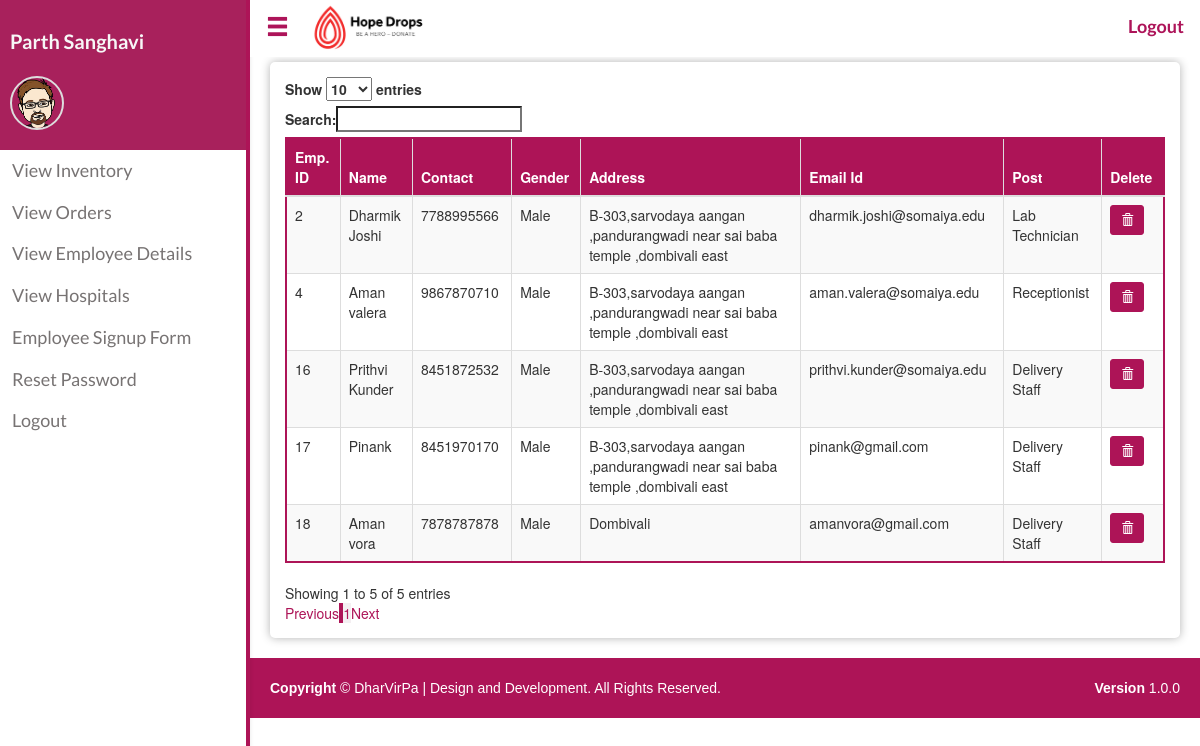
Before: /view_emp.php (signed in) with the older database file.
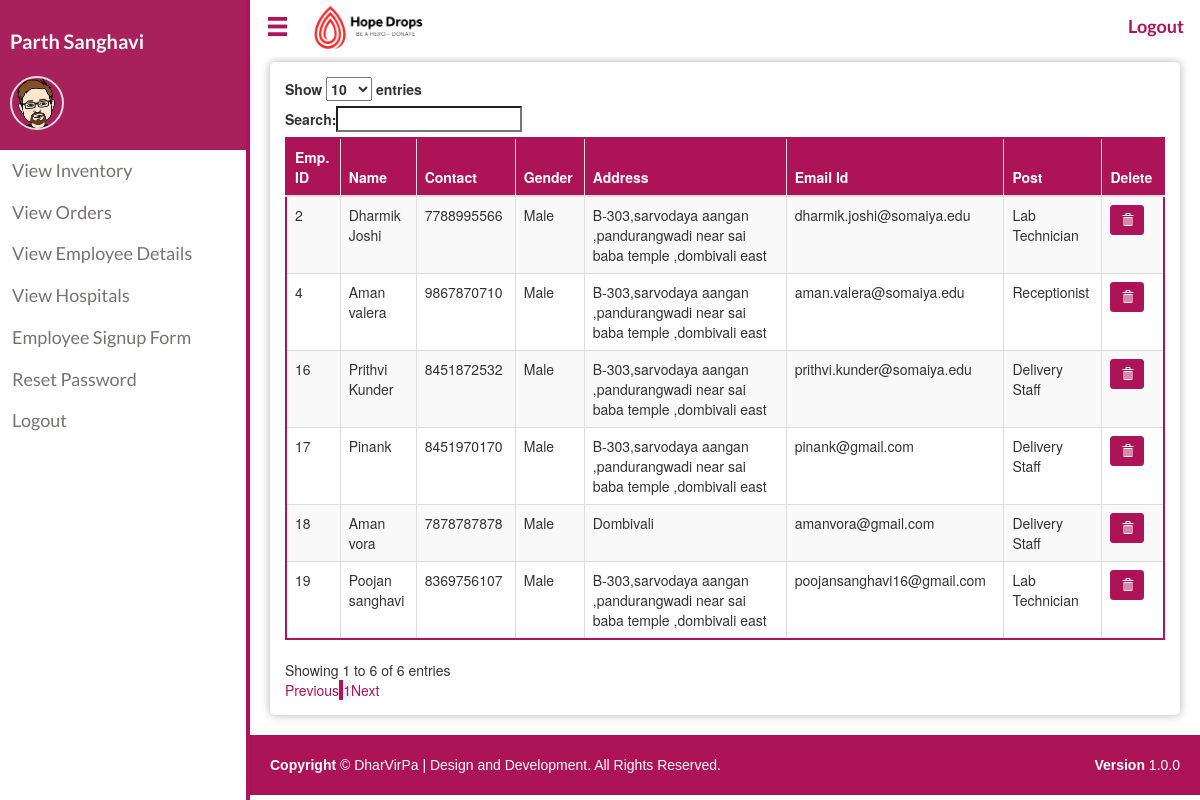
After: the same page with the newer database file.
### tables this page shows
CREATE TABLE `employees` (
  `Emp_id` int(15) NOT NULL,
  `P_id` int(15) NOT NULL,
  `Emp_email` varchar(50) NOT NULL,
  `Password` varchar(500) NOT NULL,
  `password_changed` tinyint(1) NOT NULL DEFAULT '0',
  `Post_id` int(15) NOT NULL
);

CREATE TABLE `person` (
  `P_id` int(15) NOT NULL,
  `Name` varchar(50) NOT NULL,
  `Contact` varchar(10) NOT NULL,
  `Address` varchar(200) NOT NULL,
  `Gender` varchar(10) NOT NULL
);

### view_emp.php (the view, shortened to what this page needs)
<?php
include_once("connection.php");
?>
<?php
$query = "SELECT * FROM employees inner join person where employees.P_id = person.P_id and Post_id != 1";
$result = mysqli_query($conn,$query);
?>
<!DOCTYPE html>
<html>
<head>
    <link rel="stylesheet" href="https://maxcdn.bootstrapcdn.com/bootstrap/3.3.7/css/bootstrap.min.css">
    <link rel="stylesheet" type="text/css" href="https://cdn.datatables.net/1.10.19/css/dataTables.bootstrap.min.css">
    <link rel="stylesheet" type="text/css" href="./css/navbar_style.css">
    <link rel="stylesheet" type="text/css" href="./css/main.css">
</head>
<body>
<?php include('./sidenav.php');
?>
  <div id="main" class="shrink">
    <?php include('./horizontal-nav.php')?>
    <div class="box">
      <div class="table-responsive">
      	<div class="scroll">
          <table id="example" class="table table-striped table-bordered table-hover" style="width:100%">
	          <thead>
	            <tr>
                <th>Emp. ID</th>
	              <th>Name</th>
	              <th>Contact</th>
	              <th>Gender</th>
	              <th>Address</th>
	              <th>Email Id</th>
	              <th>Post</th>
                <th width="40px;">Delete</th>
	             </tr>
	          </thead>
	          <?php
	          if(mysqli_num_rows($result)>0)
	          {
	            while($row =mysqli_fetch_assoc($result))
	            {
	              echo "<tr>";
                echo "<td>".$row['Emp_id']."</td>";
	              echo "<td>".$row['Name']."</td>";
	              echo "<td>".$row['Contact']."</td>";
	              echo "<td>".$row['Gender']."</td>";
	              echo "<td>".$row['Address']."</td>";
	              echo "<td>".$row['Emp_email']."</td>";
	              switch ($row['Post_id']) {
	              	case 2:
	              		echo "<td>Lab Technician</td>";
	              		break;
	              	case 3:
	              		echo "<td>Receptionist</td>";
	              		break;
	              	case 4:
	              		echo "<td>Delivery Staff</td>";
	              		break;
	              }
                echo "<td>
                   <form action='empdel.php?alert=delete' method='POST'>
                     <input type = 'hidden' name = 'id' value = '".$row['Emp_id']."'>
                     <button type = 'submit' class = 'btn btn-primary btn-sm'>
                            <span class='glyphicon glyphicon-trash'></span>
                        </button>
                    </form>
                </td>";
	              echo"</tr>";
	            }
	          }
	          else
	          {
	            echo "<div class='alert alert-warning'>No data to display for donors</div>";
	          }
	          ?>
	        </table>
    	</div>
      </div>
    </div>
	 <?php include_once("footer.php") ?>
  </div>
</body>
</html>

Changed rows visible on the page:
added employees: Emp_id "19", P.Name "Poojan sanghavi", P.Contact "8369756107", P.Gender "Male", P.Address "B-303,sarvodaya aangan ,pandurangwadi near sai baba temple ,dombivali east", Emp_email "poojansanghavi16@gmail.com", shows "Lab Technician"
Other visible differences:
text written by a page script: "Show entries Search: Showing 1 to 5 of 5 entries Previous 1 Next" → "Show entries Search: Showing 1 to 6 of 6 entries Previous 1 Next"
